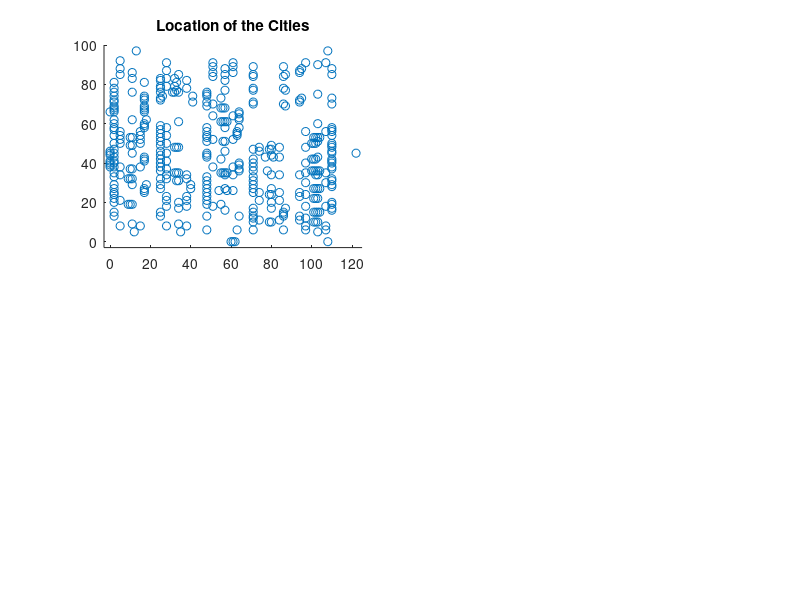

Write the MATLAB code that produced this figure. (Note: this script raises an error after producing the figure.)
function tsp()
    close All;
    clear All;
    clc;

    noOfCities = 411;
    
    coordinates = zeros(noOfCities,2);
    
    % Read coordinates from text file
    fid = fopen('TSP_411.txt', 'r');
    tline = fgets(fid);
    i = 1;
    while ischar(tline)
        m = regexp(tline, '\d+'); % returns [node_number, x, y]
        coordinates(i,:) = [str2double(tline(m(2):m(3)-2)), str2double(tline(m(3):end))];
        i = i + 1;
        tline = fgets(fid);
    end
    fclose(fid);
    
    % Initial locations
    subplot(2,2,1);
    scatter(coordinates(:,1),coordinates(:,2));
    title('Location of the Cities')
    axis([-3 125 -3 100])
    
    xdist = repmat(coordinates(:,1),1,noOfCities) - repmat(coordinates(:,1)',noOfCities,1);
    ydist = repmat(coordinates(:,2),1,noOfCities) - repmat(coordinates(:,2)',noOfCities,1);
    distances = sqrt(xdist.^2 + ydist.^2);
    distances(find(eye(noOfCities))) = Inf;
    
    % Nearest Neighbor Construction Heuristics
    [routeNN, lenNN, startCityNN] = useNearestNeighbor(distances);
    graphNN = createGraph(coordinates, routeNN);
    subplot(2,2,3);
    plot(graphNN(:,1),graphNN(:,2));    
    title('Route with Nearest Neighbor');
    axis([-3 125 -3 100]);
    hold on;
    plot(coordinates(startCityNN,1), coordinates(startCityNN,2), 'r*');
    hold off;
    text(130,25,['l=',num2str(round(lenNN))]);
    
    % Best Insertion Construction Heuristics
    [routeBI, lenBI, startSelecteBI] = useBestInsertion(distances);
    graphBI = createGraph(coordinates, routeBI);
    subplot(2,2,4);
    plot(graphBI(:,1),graphBI(:,2));    
    title('Route with Best Insertion');
    axis([-3 125 -3 100]);
    hold on;
    plot(coordinates(startSelecteBI(1),1), coordinates(startSelecteBI(1),2), 'r*');
    plot(coordinates(startSelecteBI(2),1), coordinates(startSelecteBI(2),2), 'r*');
    plot(coordinates(startSelecteBI(3),1), coordinates(startSelecteBI(3),2), 'r*');
    hold off;
    text(130,25,['l=',num2str(round(lenBI))]);
end

function graph = createGraph(coordinates, route)
    noOfCities = length(route);
    i = 1;
    j = 1;
    graph = ones(noOfCities+1,2);
    while i < noOfCities+1
        graph(i,:) = coordinates(j,:);
        j = find(route(j,:)); %next connected node
        i = i + 1;
    end
    graph(i,:) = coordinates(1,:); %close graph
end
